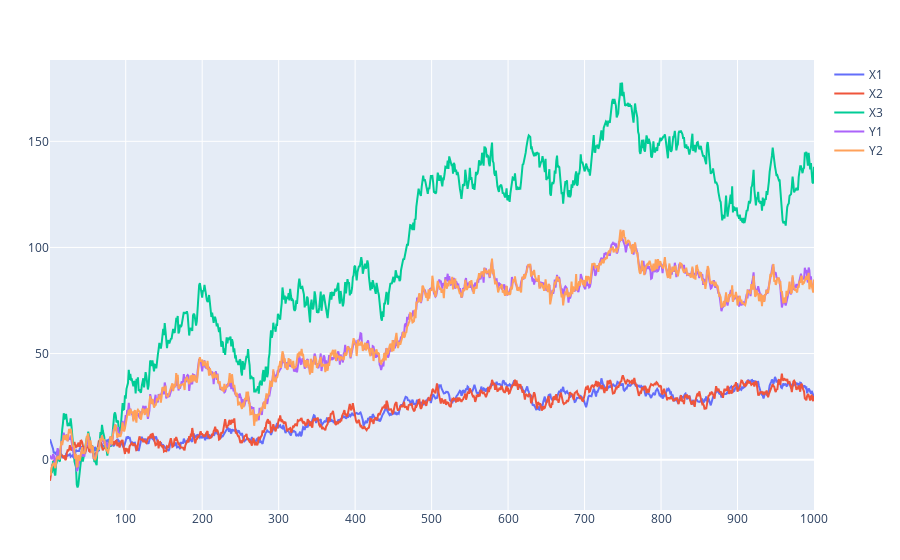

Write notebook code for a chart like this one.
### Code cell
times = axes(states, 1)
traces = []
for i in eachindex(first(states))
    push!(traces, scatter(; x=times, y=getindex.(states, i), name="X$i", mode="lines"))
end
for i in eachindex(first(observations))
    push!(traces, scatter(; x=times, y=getindex.(observations, i), name="Y$i", mode="lines"))
end
plot([traces...])

### Figure 1 — Plotly figure (JSON) as saved in the notebook; plotly's stock layout.template omitted (floating-point values rounded to 4 significant figures; data arrays with more than 128 entries replaced by an {"elided": "..."} marker saying what was removed)
{"data": [{"mode": "lines", "name": "X1", "type": "scatter", "x": {"elided": "1000 int values"}, "y": {"elided": "1000 float values"}}, {"mode": "lines", "name": "X2", "type": "scatter", "x": {"elided": "1000 int values"}, "y": {"elided": "1000 float values"}}, {"mode": "lines", "name": "X3", "type": "scatter", "x": {"elided": "1000 int values"}, "y": {"elided": "1000 float values"}}, {"mode": "lines", "name": "Y1", "type": "scatter", "x": {"elided": "1000 int values"}, "y": {"elided": "1000 float values"}}, {"mode": "lines", "name": "Y2", "type": "scatter", "x": {"elided": "1000 int values"}, "y": {"elided": "1000 float values"}}], "layout": {"margin": {"b": 50, "l": 50, "r": 50, "t": 60}}}
